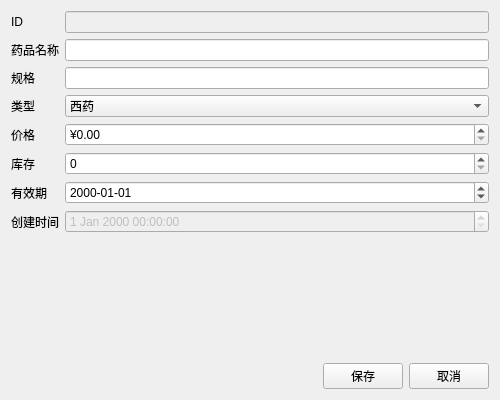
<?xml version="1.0" encoding="UTF-8"?>
<ui version="4.0">
 <class>MedicineEditView</class>
 <widget class="QWidget" name="MedicineEditView">
  <property name="geometry">
   <rect>
    <x>0</x>
    <y>0</y>
    <width>500</width>
    <height>400</height>
   </rect>
  </property>
  <property name="windowTitle">
   <string>药品信息编辑</string>
  </property>
  <layout class="QVBoxLayout" name="verticalLayout">
   <item>
    <layout class="QFormLayout" name="formLayout">
     <item row="0" column="0">
      <widget class="QLabel" name="label">
       <property name="text">
        <string>ID</string>
       </property>
      </widget>
     </item>
     <item row="0" column="1">
      <widget class="QLineEdit" name="dbEditID">
       <property name="enabled">
        <bool>false</bool>
       </property>
      </widget>
     </item>
     <item row="1" column="0">
      <widget class="QLabel" name="label_2">
       <property name="text">
        <string>药品名称</string>
       </property>
      </widget>
     </item>
     <item row="1" column="1">
      <widget class="QLineEdit" name="dbEditName"/>
     </item>
     <item row="2" column="0">
      <widget class="QLabel" name="label_3">
       <property name="text">
        <string>规格</string>
       </property>
      </widget>
     </item>
     <item row="2" column="1">
      <widget class="QLineEdit" name="dbEditSpec"/>
     </item>
     <item row="3" column="0">
      <widget class="QLabel" name="label_4">
       <property name="text">
        <string>类型</string>
       </property>
      </widget>
     </item>
     <item row="3" column="1">
      <widget class="QComboBox" name="dbComboType">
       <item>
        <property name="text">
         <string>西药</string>
        </property>
       </item>
       <item>
        <property name="text">
         <string>中药</string>
        </property>
       </item>
       <item>
        <property name="text">
         <string>器械</string>
        </property>
       </item>
      </widget>
     </item>
     <item row="4" column="0">
      <widget class="QLabel" name="label_5">
       <property name="text">
        <string>价格</string>
       </property>
      </widget>
     </item>
     <item row="4" column="1">
      <widget class="QDoubleSpinBox" name="dbSpinPrice">
       <property name="prefix">
        <string>¥</string>
       </property>
      </widget>
     </item>
     <item row="5" column="0">
      <widget class="QLabel" name="label_6">
       <property name="text">
        <string>库存</string>
       </property>
      </widget>
     </item>
     <item row="5" column="1">
      <widget class="QSpinBox" name="dbSpinStock"/>
     </item>
     <item row="6" column="0">
      <widget class="QLabel" name="label_7">
       <property name="text">
        <string>有效期</string>
       </property>
      </widget>
     </item>
     <item row="6" column="1">
      <widget class="QDateEdit" name="dbDateExpiry">
       <property name="displayFormat">
        <string>yyyy-MM-dd</string>
       </property>
      </widget>
     </item>
     <item row="7" column="0">
      <widget class="QLabel" name="label_8">
       <property name="text">
        <string>创建时间</string>
       </property>
      </widget>
     </item>
     <item row="7" column="1">
      <widget class="QDateTimeEdit" name="dbCreatedTimeStamp">
       <property name="enabled">
        <bool>false</bool>
       </property>
      </widget>
     </item>
    </layout>
   </item>
   <item>
    <layout class="QHBoxLayout" name="horizontalLayout">
     <item>
      <spacer name="horizontalSpacer">
       <property name="orientation">
        <enum>Qt::Horizontal</enum>
       </property>
       <property name="sizeHint" stdset="0">
        <size>
         <width>40</width>
         <height>20</height>
        </size>
       </property>
      </spacer>
     </item>
     <item>
      <widget class="QPushButton" name="btSave">
       <property name="text">
        <string>保存</string>
       </property>
      </widget>
     </item>
     <item>
      <widget class="QPushButton" name="btCancel">
       <property name="text">
        <string>取消</string>
       </property>
      </widget>
     </item>
    </layout>
   </item>
  </layout>
 </widget>
 <resources/>
 <connections/>
</ui>
